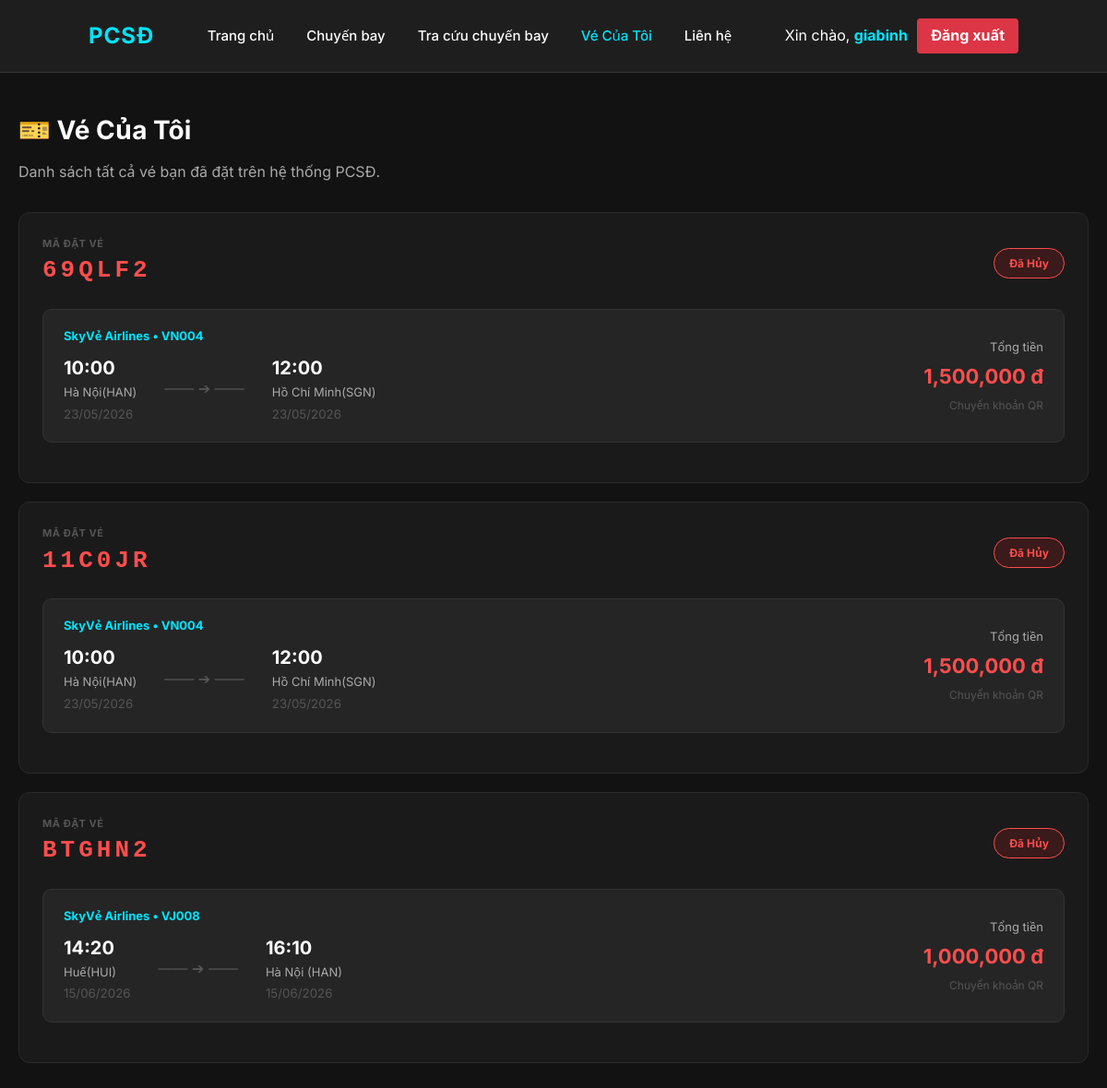
The page /ve-cua-toi (signed in) on the database its author committed.
### app.py (models this page shows)
class PhieuDatVe(db.Model):
    maDatVe = db.Column(db.String(20), primary_key=True)
    ngayDat = db.Column(db.DateTime, default=datetime.utcnow)
    trangThaiDatVe = db.Column(db.String(20), default='Chưa Thanh Toán')
    tongTien = db.Column(db.Float, nullable=False)
    phuongThucThanhToan = db.Column(db.String(20), nullable=False)
    ngayThanhToan = db.Column(db.DateTime)
    user_id = db.Column(db.String(20), db.ForeignKey('user.id'), nullable=False)
    chuyenbay_id = db.Column(db.String(20), db.ForeignKey('chuyen_bay.maChuyenBay'), nullable=False)
    user = db.relationship('User', backref=db.backref('danh_sach_phieu_user', lazy=True))
    chuyenbay = db.relationship('ChuyenBay', backref=db.backref('danh_sach_phieu_chuyen_bay', lazy=True))

class ChuyenBay(db.Model):
    maChuyenBay = db.Column(db.String(20), primary_key=True)
    maMayBay = db.Column(db.String(20), db.ForeignKey('may_bay.maMayBay'), nullable=False)
    sanBayDi = db.Column(db.String(50), nullable=False)
    sanBayDen = db.Column(db.String(50), nullable=False)
    ngayGioDi = db.Column(db.DateTime, nullable=False)
    ngayGioDen = db.Column(db.DateTime, nullable=False)
    giaVe = db.Column(db.Float, nullable=False)
    soGheTrong = db.Column(db.Integer, nullable=False)
    may_bay = db.relationship('MayBay', backref=db.backref('chuyen_bay', lazy=True))

### app.py (the view)
@app.route('/ve-cua-toi')
def ve_cua_toi():
    if 'user_id' not in session: return redirect(url_for('login'))
    phieu_list = PhieuDatVe.query.filter_by(user_id=session['user_id']).all()
    return render_template('ve_cua_toi.html', phieu_list=phieu_list)

### templates/ve_cua_toi.html (shortened to what this page needs)
{% extends 'base.html' %}
{% block content %}
<main class="container" style="padding: 40px 20px; max-width: 1200px; margin: 0 auto">
    <h2 style="color: #ffffff; margin-bottom: 10px; font-size: 28px">🎫 Vé Của Tôi</h2>
    <p style="color: #aaaaaa; margin-bottom: 30px">Danh sách tất cả vé bạn đã đặt trên hệ thống PCSĐ.</p>
    <div style="display: flex; flex-direction: column; gap: 20px;">
        {% for phieu in phieu_list %}
        {% set cb = phieu.chuyenbay %}
        <div style="background-color: #1a1a1a; border: 1px solid #2a2a2a; border-radius: 12px; padding: 25px;">
            <div style="display: flex; justify-content: space-between; align-items: center; margin-bottom: 20px;">
                <div>
                    <span style="color: #555; font-size: 11px; font-weight: 700; letter-spacing: 0.5px; display: block;">MÃ ĐẶT VÉ</span>
                    <strong style="color: #ff4d4d; font-size: 26px; font-family: 'Courier New', monospace; letter-spacing: 4px;">{{ phieu.maDatVe }}</strong>
                </div>
                <span style="padding: 6px 16px; border-radius: 20px; font-size: 12px; font-weight: 700;
                    {% if phieu.trangThaiDatVe == 'Đã Thanh Toán' %}
                        background: #1a3a1a; color: #5aff5a; border: 1px solid #2a6a2a;
                    {% elif phieu.trangThaiDatVe == 'Đã Hủy' %}
                        background: #3a1a1a; color: #ff4d4d; border: 1px solid #ff4d4d;
                    {% else %}
                        background: #3a2a0a; color: #ffaa00; border: 1px solid #6a4a0a;
                    {% endif %}">
                    {{ phieu.trangThaiDatVe }}
                </span>
            </div>
            <div style="display: flex; justify-content: space-between; align-items: center; background-color: #252525; border: 1px solid #333; border-radius: 10px; padding: 18px 22px; margin-bottom: 18px;">
                <div>
                    <span style="color: #00e5ff; font-weight: bold; font-size: 13px; display: block; margin-bottom: 8px;">
                        SkyVẻ Airlines • {{ cb.maChuyenBay }}
                    </span>
                    <div style="display: flex; gap: 30px; align-items: center;">
                        <div>
                            <strong style="font-size: 20px; color: #fff;">{{ cb.ngayGioDi.strftime('%H:%M') }}</strong>
                            <p style="color: #aaa; margin: 0; font-size: 13px;">{{ cb.sanBayDi }}</p>
                            <small style="color: #555;">{{ cb.ngayGioDi.strftime('%d/%m/%Y') }}</small>
                        </div>
                        <div style="color: #555;">—— ➔ ——</div>
                        <div>
                            <strong style="font-size: 20px; color: #fff;">{{ cb.ngayGioDen.strftime('%H:%M') }}</strong>
                            <p style="color: #aaa; margin: 0; font-size: 13px;">{{ cb.sanBayDen }}</p>
                            <small style="color: #555;">{{ cb.ngayGioDen.strftime('%d/%m/%Y') }}</small>
                        </div>
                    </div>
                </div>
                <div style="text-align: right;">
                    <p style="color: #aaa; margin: 0 0 4px 0; font-size: 13px;">Tổng tiền</p>
                    <strong style="color: #ff4d4d; font-size: 22px;">{{ "{:,.0f}".format(phieu.tongTien) }} đ</strong>
                    <p style="color: #555; margin: 4px 0 0 0; font-size: 12px;">{{ phieu.phuongThucThanhToan }}</p>
                </div>
            </div>
        </div>
        {% endfor %}
    </div>
</main>
{% endblock %}

### css/style.css (style rules this page uses)
* { margin: 0; padding: 0; box-sizing: border-box; font-family: "Inter", "Segoe UI", Roboto, sans-serif; }
:root { --bg-body: #121212; --bg-card: #1e1e1e; --bg-input: #252525; --text-main: #ffffff; --text-sub: #a0a0a0; --accent-color: #00ebd4; --border-color: #333333; }
body { background-color: var(--bg-body); color: var(--text-main); line-height: 1.6; overflow-x: hidden; }

### templates/base.html (style rules this page uses)
*, input, select, textarea, button, .form-group, .form-group input, .auth-box input, .search-form input { -webkit-tap-highlight-color: transparent !important; }

### rows shown on the page
PhieuDatVe: maDatVe "69QLF2", trangThaiDatVe "Đã Hủy", tongTien "1,500,000", phuongThucThanhToan "Chuyển khoản QR"
ChuyenBay: maChuyenBay "VN004", ngayGioDi "10:00", sanBayDi "Hà Nội(HAN)", ngayGioDi "23/05/2026", ngayGioDen "12:00", sanBayDen "Hồ Chí Minh(SGN)", ngayGioDen "23/05/2026"
PhieuDatVe: maDatVe "11C0JR", trangThaiDatVe "Đã Hủy", tongTien "1,500,000", phuongThucThanhToan "Chuyển khoản QR"
PhieuDatVe: maDatVe "BTGHN2", trangThaiDatVe "Đã Hủy", tongTien "1,000,000", phuongThucThanhToan "Chuyển khoản QR"
ChuyenBay: maChuyenBay "VJ008", ngayGioDi "14:20", sanBayDi "Huế(HUI)", ngayGioDi "15/06/2026", ngayGioDen "16:10", sanBayDen "Hà Nội (HAN)", ngayGioDen "15/06/2026"

### other values the page prints
{{ session.get('hoTen') }} "giabinh"
